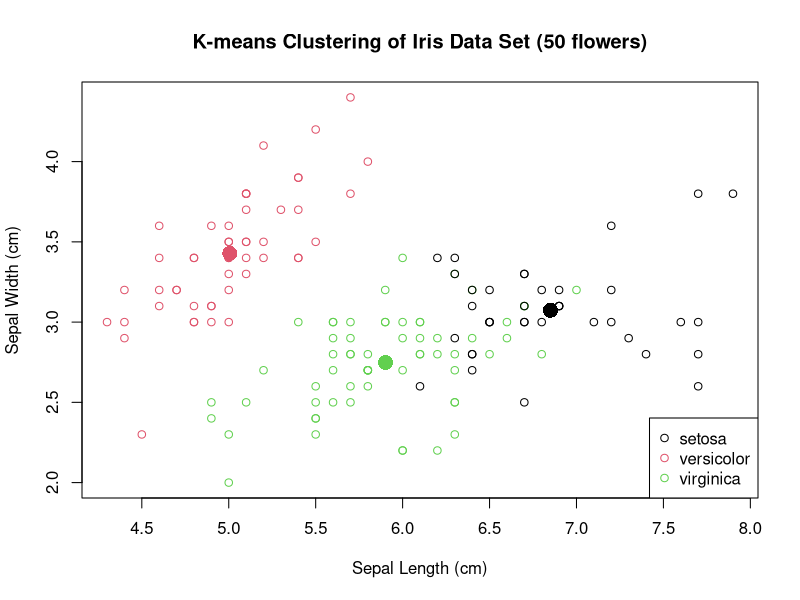
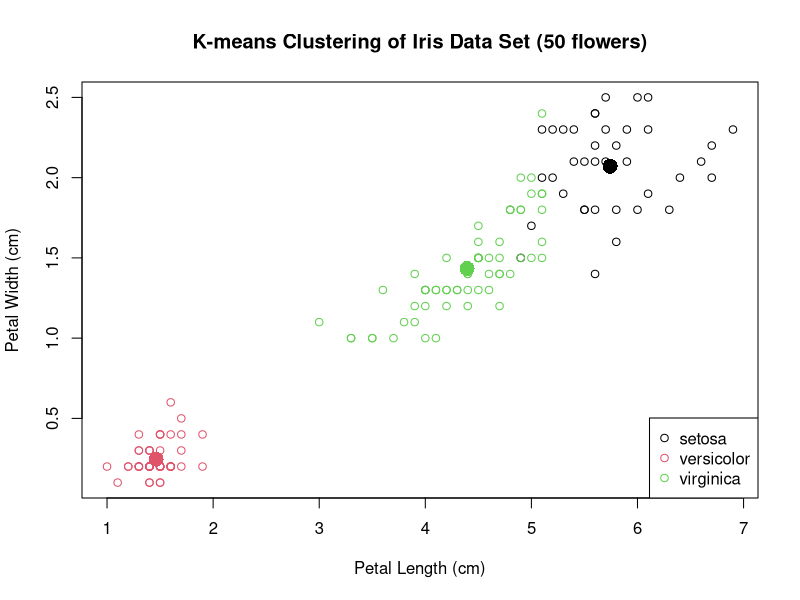

Here is the R script that generated these plots, in order:
## ---- chunk 1
# Dados originais
str(iris)
# Preparação dos dados para o K-means (apenas variáveis quantitativas)
newiris <- iris
newiris$Species <- NULL
str(newiris)
## ---- chunk 2
# Execução do agrupamento k-means
kmObject <- kmeans(newiris, 3)
kmObject
#Comparando o agrupamento com os dados originais
table(iris$Species, kmObject$cluster)
## ---- chunk 3
plot(newiris$Sepal.Length, newiris$Sepal.Width, col=kmObject$cluster, main="K-means Clustering of Iris Data Set (50 flowers)", xlab="Sepal Length (cm)", ylab="Sepal Width (cm)")
points(kmObject$centers[, c("Sepal.Length", "Sepal.Width")], col=unique(iris$Species), pch=16, cex=2)
legend("bottomright", levels(iris$Species), pch=1, col=unique(iris$Species))
## ---- chunk 4
plot(newiris$Petal.Length, newiris$Petal.Width, col=kmObject$cluster, main="K-means Clustering of Iris Data Set (50 flowers)", xlab="Petal Length (cm)", ylab="Petal Width (cm)")
points(kmObject$centers[, c("Petal.Length", "Petal.Width")], col=unique(iris$Species), pch=16, cex=2)
legend("bottomright", levels(iris$Species), pch=1, col=unique(iris$Species))
